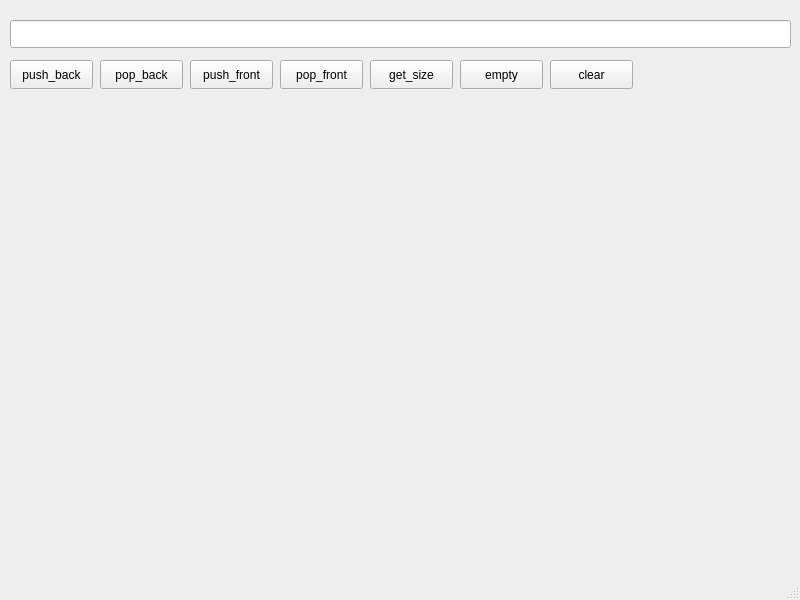
<?xml version="1.0" encoding="UTF-8"?>
<ui version="4.0">
 <class>MainWindow</class>
 <widget class="QMainWindow" name="MainWindow">
  <property name="geometry">
   <rect>
    <x>0</x>
    <y>0</y>
    <width>800</width>
    <height>600</height>
   </rect>
  </property>
  <property name="windowTitle">
   <string>MainWindow</string>
  </property>
  <widget class="QWidget" name="centralwidget">
   <widget class="QLineEdit" name="lineEdit">
    <property name="geometry">
     <rect>
      <x>10</x>
      <y>20</y>
      <width>781</width>
      <height>28</height>
     </rect>
    </property>
   </widget>
   <widget class="QPushButton" name="pushButton">
    <property name="geometry">
     <rect>
      <x>10</x>
      <y>60</y>
      <width>83</width>
      <height>29</height>
     </rect>
    </property>
    <property name="text">
     <string>push_back</string>
    </property>
   </widget>
   <widget class="QPushButton" name="pushButton_2">
    <property name="geometry">
     <rect>
      <x>100</x>
      <y>60</y>
      <width>83</width>
      <height>29</height>
     </rect>
    </property>
    <property name="text">
     <string>pop_back</string>
    </property>
   </widget>
   <widget class="QPushButton" name="pushButton_3">
    <property name="geometry">
     <rect>
      <x>280</x>
      <y>60</y>
      <width>83</width>
      <height>29</height>
     </rect>
    </property>
    <property name="text">
     <string>pop_front</string>
    </property>
   </widget>
   <widget class="QPushButton" name="pushButton_4">
    <property name="geometry">
     <rect>
      <x>190</x>
      <y>60</y>
      <width>83</width>
      <height>29</height>
     </rect>
    </property>
    <property name="text">
     <string>push_front</string>
    </property>
   </widget>
   <widget class="QPushButton" name="pushButton_5">
    <property name="geometry">
     <rect>
      <x>370</x>
      <y>60</y>
      <width>83</width>
      <height>29</height>
     </rect>
    </property>
    <property name="text">
     <string>get_size</string>
    </property>
   </widget>
   <widget class="QPushButton" name="pushButton_6">
    <property name="geometry">
     <rect>
      <x>460</x>
      <y>60</y>
      <width>83</width>
      <height>29</height>
     </rect>
    </property>
    <property name="text">
     <string>empty</string>
    </property>
   </widget>
   <widget class="QPushButton" name="pushButton_7">
    <property name="geometry">
     <rect>
      <x>550</x>
      <y>60</y>
      <width>83</width>
      <height>29</height>
     </rect>
    </property>
    <property name="text">
     <string>clear</string>
    </property>
   </widget>
  </widget>
  <widget class="QMenuBar" name="menubar">
   <property name="geometry">
    <rect>
     <x>0</x>
     <y>0</y>
     <width>800</width>
     <height>25</height>
    </rect>
   </property>
  </widget>
  <widget class="QStatusBar" name="statusbar"/>
 </widget>
 <resources/>
 <connections/>
</ui>
